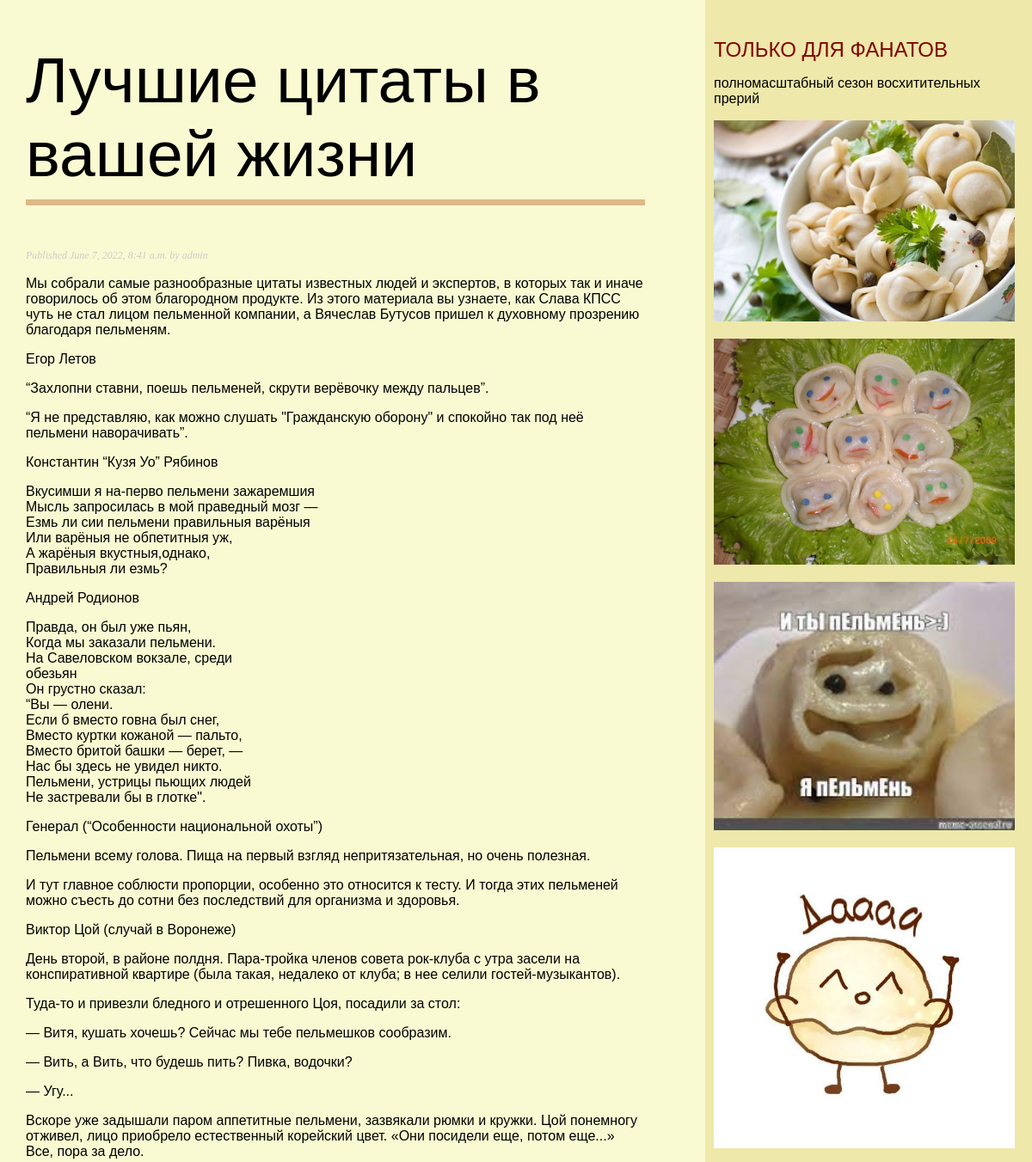
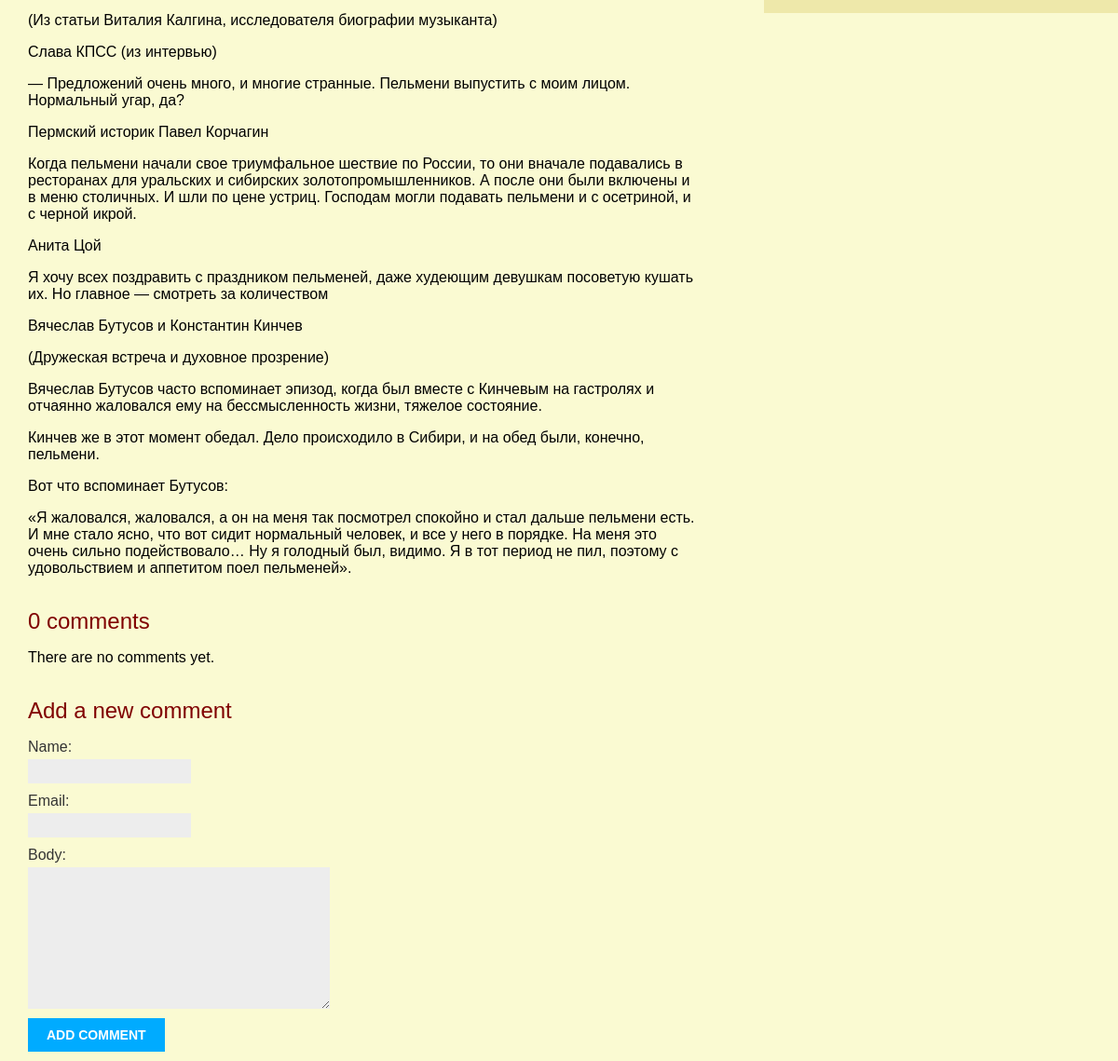
Page /blog/3/ on the committed database (2 pictures, top to bottom).
### blog/models.py (models this page shows, shortened)
class Post(models.Model):
    class Status(models.TextChoices):
        DRAFT = 'DF', 'Draft'
        PUBLISHED = 'PB', 'Published'
    title = models.CharField(max_length=250)
    slug = models.SlugField(max_length=250)
    author = models.ForeignKey(User,
    on_delete=models.CASCADE,
    related_name='blog_posts')
    body = models.TextField()
    publish = models.DateTimeField(default=timezone.now)
    created = models.DateTimeField(auto_now_add=True)
    updated = models.DateTimeField(auto_now=True)
    status = models.CharField(max_length=2,
    choices=Status.choices,
    default=Status.DRAFT)
    objects = models.Manager() # The default manager.
    published = PublishedManager() # Our custom manager.
    class Meta:
        ordering = ['-publish']
        indexes = [
        models.Index(fields=['-publish']),
    ]

### blog/views.py (the view)
# urls.py: path('<int:id>/', views.post_detail, name='post_detail'),
def post_detail(request, id):
    post = get_object_or_404(Post, id=id, status=Post.Status.PUBLISHED)
    comments = post.comments.filter(active=True)
    form = CommentForm()
    return render(request, 'blog/post/detail.html', {'post': post, 'comments': comments,'form': form})

### blog/forms.py
class CommentForm(forms.ModelForm):
    class Meta:
        model = Comment
        fields = ['name', 'email', 'body']

### blog/templates/blog/post/detail.html (shortened to what this page needs)
{% extends "blog/base.html" %}
{% block content %}
  <h1>{{ post.title }}</h1>
  <p class="date">
    Published {{ post.publish }} by {{ post.author }}
  </p>
  {{ post.body|linebreaks }}
  {% with comments.count as total_comments %}
 <h2>{{ total_comments }} comment{{ total_comments|pluralize }}</h2>
{% endwith %}
{% for comment in comments %}
 <div class="comment">
 <p class="info">
 Comment {{ forloop.counter }} by {{ comment.name }}
 {{ comment.created }}
 </p>
 {{ comment.body|linebreaks }}
 </div>
{% empty %}
 <p>There are no comments yet.</p>
{% endfor %}
<h2>Add a new comment</h2>
 <form action="{% url "blog:post_comment" post.id %}" method="post">
 {{ form.as_p }}
 <p><input type="submit" value="Add comment"></p>
 </form>
{% endblock %}

### blog/static/css/blog.css (style rules this page uses)
body { margin:0; padding:0; font-family:helvetica, sans-serif; }
h1 { font-weight:normal; font-size: 75px; border-bottom:7px solid #bbb; padding:0 0 10px 0; border-bottom-color: #deb887; }
h2 { color: #800000 ; font-weight:normal; margin:34px 0 0; }
p.date { color:#ccc; font-family: georgia, serif; font-size: 12px; font-style: italic; }
label { float:left; clear:both; color:#333; margin-bottom:4px; }
input, textarea { clear:both; float:left; margin:0 0 10px; background:#ededed; border:0; padding:6px 10px; font-size:12px; }
input[type=submit] { font-weight:bold; background:#00abff; color:#fff; padding:10px 20px; font-size:14px; text-transform:uppercase; }

### blog/templates/blog/base.html (style rules this page uses)
body { background: #fafad2; }

### rows in the picture
Post: title "Лучшие цитаты в вашей жизни", publish "June 7, 2022, 8:41 a.m.", author "admin", body "Мы собрали самые разнообразные цитаты известных людей и экспертов, в которых так и иначе говорилось об этом благородном продукте. Из этого материала вы узнаете, как Слава КПСС чуть не стал лицом пельменной компании, а Вячеслав Бутусов пришел к духовному прозрению благодаря пельменям. Егор Летов “Захлопни ставни, поешь пельменей, скрути верёвочку между пальцев”. “Я не представляю, как можно слушать \"Гражданскую оборону\" и спокойно так под неё пельмени наворачивать”. Константин “Кузя Уо” Рябинов Вкусимши я на-перво пельмени зажаремшия Мысль запросилась в мой праведный мозг — Езмь ли сии пельмени правильныя варёныя Или варёныя не обпетитныя уж, А жарёныя вкустныя,однако, Правильныя ли езмь?…"

### other values in the picture
{{ total_comments }} "0"
